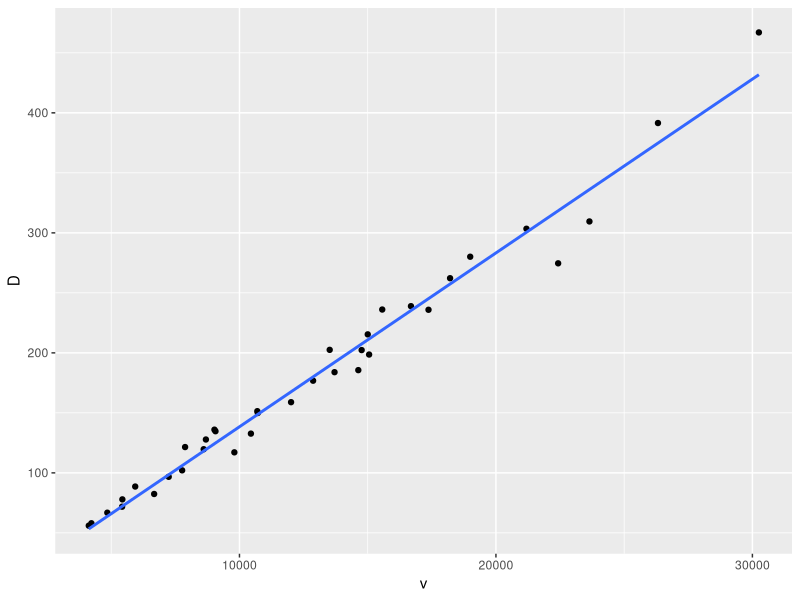
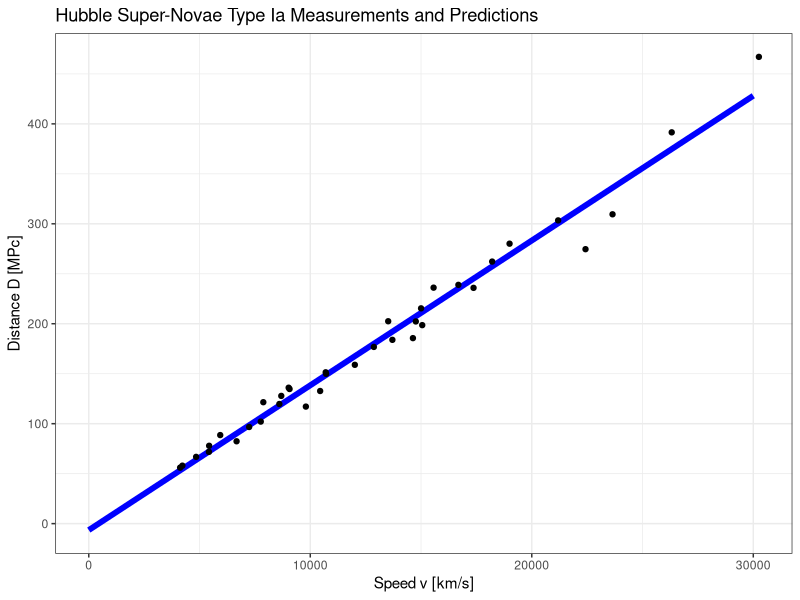

These figures' R source, in order:
## ---- chunk 1
knitr::opts_chunk$set(echo = TRUE)
## ---- chunk 2
suppressPackageStartupMessages(library(dplyr))
suppressPackageStartupMessages(library(ggplot2))
suppressPackageStartupMessages(library(lava))  # includes data
## ---- chunk 3
data("hubble")
## ---- chunk 4
head(hubble)
## ---- chunk 5
g <- ggplot(hubble, aes(v, D))
g <- g + geom_point()
g <- g + geom_smooth(method = "lm", se = F)
g
## ---- chunk 6
fit_lm <- lm(formula = D ~ v, data = hubble)
## ---- chunk 7
fit_lm_summ <- summary(fit_lm)
fit_lm_summ$adj.r.squared
## ---- chunk 8
"Yes, there is a high correlation"
## ---- chunk 9
new_data <- data.frame(v = seq(0, 30000, 1000))
## ---- chunk 10
new_data$D_pred <- predict(object = fit_lm, newdata = new_data)
## ---- chunk 11
g <- ggplot(new_data, aes(v, D_pred))
g <- g + geom_line(color = "blue", size = 2)
g <- g + geom_point(data = hubble, aes(v, D))
g <- g + theme_bw()
g <- g + xlab ("Speed v [km/s]")
g <- g + ylab ("Distance D [MPc]")
g <- g + ggtitle("Hubble Super-Novae Type Ia Measurements and Predictions")
g
## ---- chunk 12
hubble$H0 <- hubble$v / hubble$D
median(hubble$H0)
